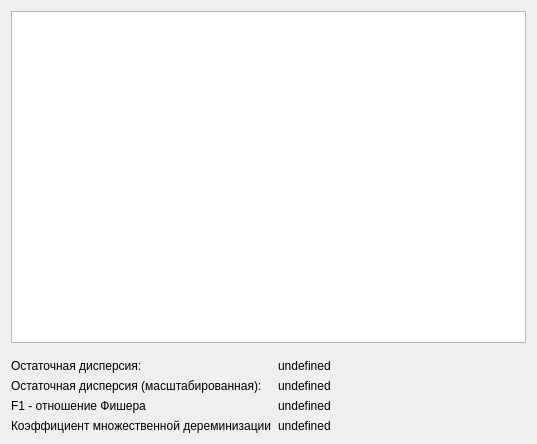
<?xml version="1.0" encoding="UTF-8"?>
<ui version="4.0">
 <class>PolynomWindow</class>
 <widget class="QDialog" name="PolynomWindow">
  <property name="geometry">
   <rect>
    <x>0</x>
    <y>0</y>
    <width>537</width>
    <height>444</height>
   </rect>
  </property>
  <property name="windowTitle">
   <string>Полином</string>
  </property>
  <layout class="QGridLayout" name="gridLayout_2">
   <item row="1" column="6">
    <layout class="QGridLayout" name="polynomResult">
     <property name="topMargin">
      <number>10</number>
     </property>
     <item row="0" column="1">
      <widget class="QLabel" name="residualVarianceValueLabel">
       <property name="text">
        <string>undefined</string>
       </property>
      </widget>
     </item>
     <item row="1" column="1">
      <widget class="QLabel" name="scaledResidualVarianceValueLabel">
       <property name="text">
        <string>undefined</string>
       </property>
      </widget>
     </item>
     <item row="2" column="0">
      <widget class="QLabel" name="fStatisticLabel">
       <property name="text">
        <string>F1 - отношение Фишера</string>
       </property>
      </widget>
     </item>
     <item row="0" column="0">
      <widget class="QLabel" name="residualVarianceLabel">
       <property name="text">
        <string>Остаточная дисперсия:</string>
       </property>
      </widget>
     </item>
     <item row="1" column="0">
      <widget class="QLabel" name="scaledResidualVarianceLabel">
       <property name="text">
        <string>Остаточная дисперсия (масштабированная):</string>
       </property>
      </widget>
     </item>
     <item row="3" column="0">
      <widget class="QLabel" name="rSquaredLabel">
       <property name="text">
        <string>Коэффициент множественной дереминизации</string>
       </property>
      </widget>
     </item>
     <item row="2" column="1">
      <widget class="QLabel" name="fStatisticValueLabel">
       <property name="text">
        <string>undefined</string>
       </property>
      </widget>
     </item>
     <item row="3" column="1">
      <widget class="QLabel" name="rSquaredValueLabel">
       <property name="text">
        <string>undefined</string>
       </property>
      </widget>
     </item>
    </layout>
   </item>
   <item row="0" column="6">
    <layout class="QGridLayout" name="gridLayout">
     <item row="1" column="3">
      <widget class="QTableView" name="tableView">
       <attribute name="horizontalHeaderMinimumSectionSize">
        <number>40</number>
       </attribute>
       <attribute name="verticalHeaderMinimumSectionSize">
        <number>40</number>
       </attribute>
       <attribute name="verticalHeaderDefaultSectionSize">
        <number>40</number>
       </attribute>
      </widget>
     </item>
    </layout>
   </item>
  </layout>
 </widget>
 <resources/>
 <connections/>
</ui>
